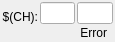
    <widget class="caFrame" name="caframe_12">
     <property name="geometry">
      <rect>
       <x>0</x>
       <y>40</y>
       <width>115</width>
       <height>40</height>
      </rect>
     </property>
     <property name="macro">
      <string notr="true">CH=2,IOC=$(IOC),MasterID=$(MasterID),SlaveID=$(SlaveID),HWType=$(HWType)</string>
     </property>
     <layout class="QGridLayout" name="gridLayout_19">
      <property name="leftMargin">
       <number>2</number>
      </property>
      <property name="topMargin">
       <number>2</number>
      </property>
      <property name="rightMargin">
       <number>2</number>
      </property>
      <property name="bottomMargin">
       <number>2</number>
      </property>
      <property name="spacing">
       <number>2</number>
      </property>
      <item row="1" column="0">
       <layout class="QGridLayout" name="gridLayout_20" columnstretch="10,0,0,0">
        <property name="spacing">
         <number>2</number>
        </property>
        <item row="0" column="0">
         <widget class="caLabel" name="calabel_38">
          <property name="toolTip">
           <string/>
          </property>
          <property name="text">
           <string>Error</string>
          </property>
          <property name="textFormat">
           <enum>Qt::PlainText</enum>
          </property>
          <property name="alignment">
           <set>Qt::AlignBottom|Qt::AlignRight|Qt::AlignTrailing</set>
          </property>
         </widget>
        </item>
        <item row="0" column="3">
         <widget class="caLed" name="caled_39">
          <property name="toolTip">
           <string>&lt;html&gt;&lt;head/&gt;&lt;body&gt;&lt;p&gt;E-Bus Power Status&lt;/p&gt;&lt;/body&gt;&lt;/html&gt;</string>
          </property>
          <property name="rectangular">
           <bool>true</bool>
          </property>
          <property name="gradientEnabled">
           <bool>false</bool>
          </property>
          <property name="ledWidth">
           <number>16</number>
          </property>
          <property name="ledHeight">
           <number>16</number>
          </property>
          <property name="channel" stdset="0">
           <string notr="true">$(IOC):m$(MasterID)s$(SlaveID)-AI0$(CH)-UndrLimAlrm</string>
          </property>
          <property name="colorMode">
           <enum>caLed::Static</enum>
          </property>
          <property name="falseColor">
           <color>
            <red>170</red>
            <green>0</green>
            <blue>0</blue>
           </color>
          </property>
          <property name="trueColor">
           <color>
            <red>0</red>
            <green>85</green>
            <blue>0</blue>
           </color>
          </property>
          <property name="trueValue">
           <string notr="true">0</string>
          </property>
          <property name="falseValue">
           <string notr="true">1</string>
          </property>
         </widget>
        </item>
        <item row="0" column="2">
         <widget class="caLed" name="caled_40">
          <property name="toolTip">
           <string/>
          </property>
          <property name="rectangular">
           <bool>true</bool>
          </property>
          <property name="gradientEnabled">
           <bool>false</bool>
          </property>
          <property name="ledWidth">
           <number>16</number>
          </property>
          <property name="ledHeight">
           <number>16</number>
          </property>
          <property name="channel" stdset="0">
           <string notr="true">$(IOC):m$(MasterID)s$(SlaveID)-AI0$(CH)-OvrLimAlrm</string>
          </property>
          <property name="colorMode">
           <enum>caLed::Static</enum>
          </property>
          <property name="falseColor">
           <color>
            <red>170</red>
            <green>0</green>
            <blue>0</blue>
           </color>
          </property>
          <property name="trueColor">
           <color>
            <red>0</red>
            <green>85</green>
            <blue>0</blue>
           </color>
          </property>
          <property name="trueValue">
           <string notr="true">0</string>
          </property>
          <property name="falseValue">
           <string notr="true">1</string>
          </property>
         </widget>
        </item>
        <item row="0" column="1">
         <widget class="caLed" name="caled_41">
          <property name="toolTip">
           <string/>
          </property>
          <property name="rectangular">
           <bool>true</bool>
          </property>
          <property name="gradientEnabled">
           <bool>false</bool>
          </property>
          <property name="ledWidth">
           <number>16</number>
          </property>
          <property name="ledHeight">
           <number>16</number>
          </property>
          <property name="channel" stdset="0">
           <string notr="true">$(IOC):m$(MasterID)s$(SlaveID)-AI0$(CH)-ErrAlrm</string>
          </property>
          <property name="colorMode">
           <enum>caLed::Static</enum>
          </property>
          <property name="falseColor">
           <color>
            <red>170</red>
            <green>0</green>
            <blue>0</blue>
           </color>
          </property>
          <property name="trueColor">
           <color>
            <red>0</red>
            <green>85</green>
            <blue>0</blue>
           </color>
          </property>
          <property name="trueValue">
           <string notr="true">0</string>
          </property>
          <property name="falseValue">
           <string notr="true">1</string>
          </property>
         </widget>
        </item>
       </layout>
      </item>
      <item row="0" column="0">
       <layout class="QHBoxLayout" name="horizontalLayout_15">
        <item>
         <widget class="caLabel" name="calabel_35">
          <property name="toolTip">
           <string/>
          </property>
          <property name="text">
           <string>$(CH):</string>
          </property>
          <property name="textFormat">
           <enum>Qt::PlainText</enum>
          </property>
          <property name="alignment">
           <set>Qt::AlignBottom|Qt::AlignRight|Qt::AlignTrailing</set>
          </property>
         </widget>
        </item>
        <item>
         <widget class="caLineEdit" name="calineedit_17">
          <property name="channel" stdset="0">
           <string notr="true">$(IOC):m$(MasterID)s$(SlaveID)-AI0$(CH).EGU</string>
          </property>
          <property name="background">
           <color alpha="0">
            <red>160</red>
            <green>160</green>
            <blue>164</blue>
           </color>
          </property>
          <property name="colorMode">
           <enum>caLineEdit::Static</enum>
          </property>
          <property name="precisionMode">
           <enum>caLineEdit::User</enum>
          </property>
         </widget>
        </item>
        <item>
         <widget class="caLineEdit" name="calineedit_18">
          <property name="alignment">
           <set>Qt::AlignRight|Qt::AlignTrailing|Qt::AlignVCenter</set>
          </property>
          <property name="channel" stdset="0">
           <string notr="true">$(IOC):m$(MasterID)s$(SlaveID)-AI0$(CH)</string>
          </property>
          <property name="background">
           <color alpha="0">
            <red>160</red>
            <green>160</green>
            <blue>164</blue>
           </color>
          </property>
          <property name="colorMode">
           <enum>caLineEdit::Static</enum>
          </property>
          <property name="precisionMode">
           <enum>caLineEdit::Channel</enum>
          </property>
         </widget>
        </item>
       </layout>
      </item>
     </layout>
    </widget>
